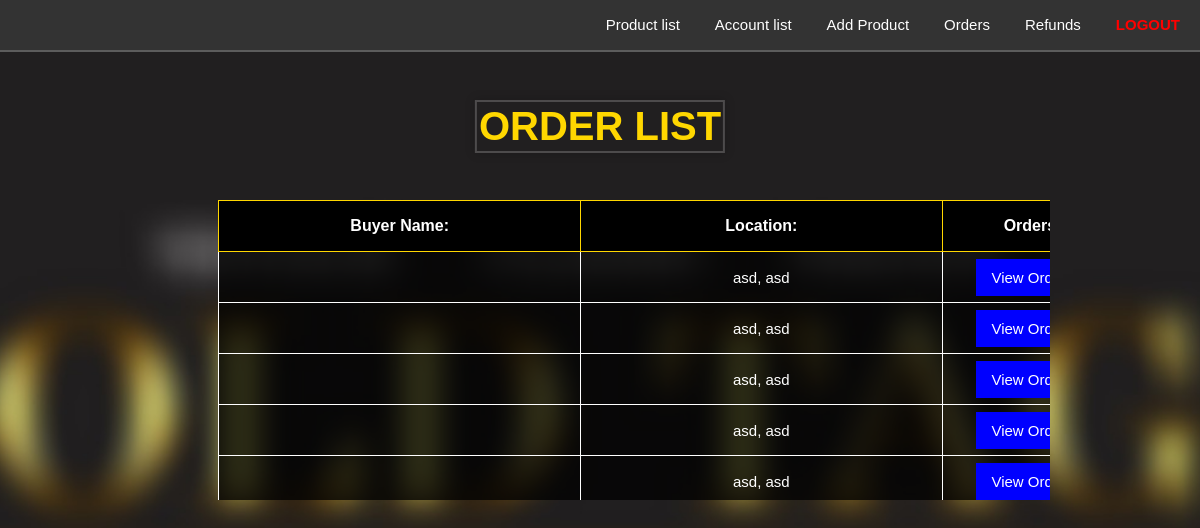
Page /orders.php on the earlier database version.
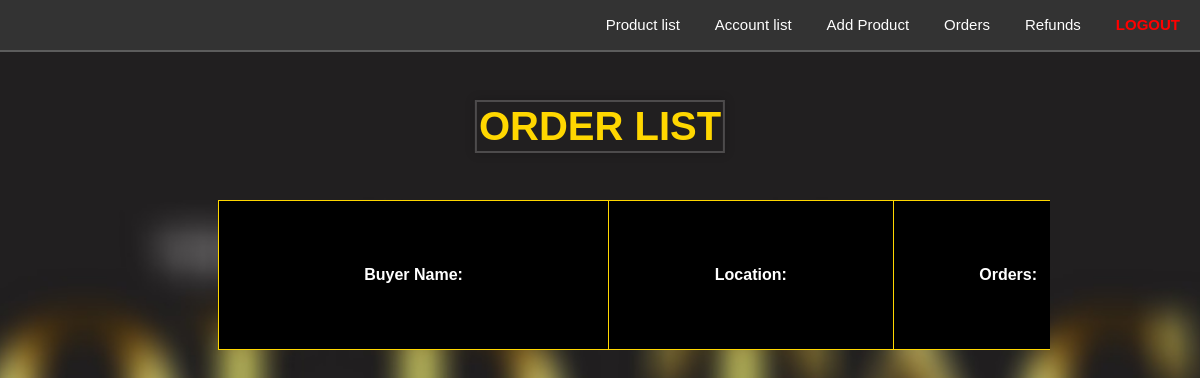
Same page on the later database version.
### tables this page shows
CREATE TABLE `pending` (
  `id` int(11) NOT NULL,
  `name` varchar(255) NOT NULL,
  `product_id` varchar(255) NOT NULL,
  `buyer_name` varchar(255) NOT NULL,
  `email` varchar(255) NOT NULL,
  `product_price` int(255) NOT NULL,
  `quantity` int(255) NOT NULL,
  `product_size` varchar(255) NOT NULL,
  `address` varchar(255) NOT NULL,
  `baranggay` varchar(255) NOT NULL,
  `city` varchar(255) NOT NULL,
  `province` varchar(255) NOT NULL,
  `zip_code` int(255) NOT NULL,
  `image` varchar(255) NOT NULL,
  `contact_number` bigint(20) DEFAULT NULL,
  `time_stamp` timestamp NOT NULL DEFAULT current_timestamp()
);

### orders.php (the view, shortened to what this page needs)
<?php
require_once("connection.php");
$sql = "SELECT * FROM pending";
$result = mysqli_query($conn,$sql);
?>
<!DOCTYPE html>
<html lang="en">
<head>
    <link rel="stylesheet" href="orders.css">
</head>
<body>
    <header>
        <h1>ORDER LIST</h1>
            <nav>
                <li><a href="adminpage.php">Product list </a></li>
                <li><a href="usersAccount.php">Account list</a></li>
                <li><a href="adminproductadd.php">Add Product</a></li>
                <li><a href="orders.php">Orders</a></li>
                <li><a href="#">Refunds</a></li>
                <li><a href="#" id="logoutBtn">LOGOUT</a></li>
            </nav>
    </header>
    <div class="scroll">
        <table>
            <tr>
                <th>Buyer Name:</th>
                <th>Location:</th>
                <th>Orders:</th>
            </tr>
            <?php
                while($row = mysqli_fetch_assoc($result)){
            ?>
            <tr>
                <td><?php echo $row['buyer_name'] ?></td>
                <td><?php echo $row['city'] ?>, <?php echo $row['province'] ?></td>
                <td class="link"><a href="customer_order.php?id=<?php echo $row['id'] ?>&name=<?php echo urlencode($row['name']) ?>&product_price=<?php echo $row['product_price'] ?>&quantity=<?php echo $row['quantity'] ?>&product_size=<?php echo $row['product_size'] ?>&address=<?php echo $row['address'] ?>&baranggay=<?php echo $row['baranggay'] ?>&city=<?php echo $row['city'] ?>&province=<?php echo $row['province'] ?>&zip_code=<?php echo $row['zip_code'] ?>&image=<?php echo $row['image'] ?>&contact_number=<?php echo $row['contact_number'] ?>&buyer_name=<?php echo $row['buyer_name'] ?>&time_stamp=<?php echo $row['time_stamp'] ?>&email=<?php echo $row['email'] ?>&product_id=<?php echo $row['product_id'] ?>">View Orders</a></td>
            </tr>
            <?php
                }
            ?>
        </table>
    </div>
</body>
</html>

Differences in the rows shown:
removed pending: city "asd", province "asd"
removed pending: city "asd", province "asd"
removed pending: city "asd", province "asd"
removed pending: city "asd", province "asd"
removed pending: city "asd", province "asd"
